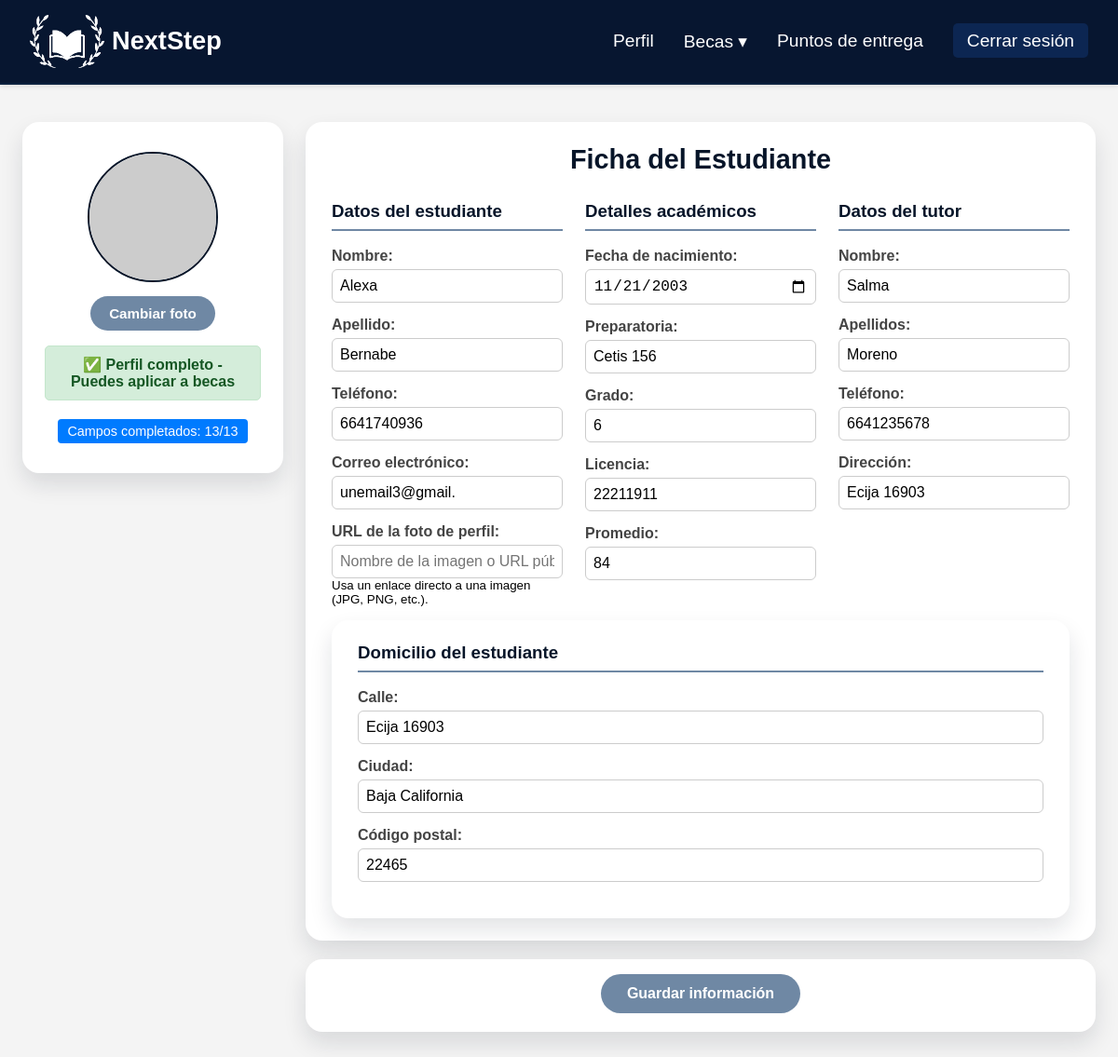
Screenshot of /Student/perfil.php (signed in) with the database file from the repository.
### tables this page shows
CREATE TABLE `student` (
  `ID_Student` int(11) NOT NULL,
  `FK_ID_User` int(11) NOT NULL,
  `Name` varchar(15) NOT NULL,
  `Last_Name` varchar(15) NOT NULL,
  `Phone_Number` varchar(15) DEFAULT NULL,
  `Email_Address` varchar(50) NOT NULL,
  `Profile_Image` text DEFAULT NULL
);

CREATE TABLE `student_details` (
  `ID_Details` int(11) NOT NULL,
  `FK_ID_Student` int(11) NOT NULL,
  `Birthdate` date DEFAULT NULL,
  `High_school` varchar(30) DEFAULT NULL,
  `Grade` varchar(5) DEFAULT NULL,
  `License` varchar(20) DEFAULT NULL,
  `Average` int(11) DEFAULT NULL
);

CREATE TABLE `tutor_data` (
  `ID_Data` int(11) NOT NULL,
  `FK_ID_Student` int(11) NOT NULL,
  `FK_ID_Dependency` int(11) NOT NULL,
  `Tutor_name` varchar(15) NOT NULL,
  `Tutor_lastname` varchar(15) NOT NULL,
  `Phone_Number` varchar(15) DEFAULT NULL,
  `Address` varchar(15) DEFAULT NULL
);

CREATE TABLE `address` (
  `ID_Address` int(11) NOT NULL,
  `FK_ID_Student` int(11) NOT NULL,
  `Street` varchar(15) NOT NULL,
  `City` varchar(15) NOT NULL,
  `Postal_Code` varchar(10) NOT NULL
);

### Student/perfil.php (the view, shortened to what the rows shown need)
<?php
include '../Conexiones/db.php';
$conexion = $conn;
$usuario_id = $_SESSION['usuario_id'];
$alumno = [];
$detalles = [];
$tutor = [];
$direccion = [];
$id_estudiante = null;
$errores_campos = [];
$post_values = [];
function e($array, $key) {
    return htmlspecialchars($array[$key] ?? '', ENT_QUOTES, 'UTF-8');
}
$sql = "SELECT * FROM student WHERE FK_ID_User = ? LIMIT 1";
$stmt = $conexion->prepare($sql);
$stmt->bind_param("i", $usuario_id);
$stmt->execute();
$result = $stmt->get_result();
if ($row = $result->fetch_assoc()) {
    $alumno = $row;
    $id_estudiante = (int)$row['ID_Student'];
} else {
    $stmt->close();
    die("Error: No se encontró tu perfil de estudiante. Esto no debería pasar. Contacta al administrador.");
}
if ($id_estudiante) {
    $sql = "SELECT * FROM student_details WHERE FK_ID_Student = ? LIMIT 1";
    $stmt = $conexion->prepare($sql);
    $stmt->bind_param("i", $id_estudiante);
    $stmt->execute();
    $result = $stmt->get_result();
    if ($row = $result->fetch_assoc()) {
        $detalles = $row;
    }
    $sql = "SELECT * FROM tutor_data WHERE FK_ID_Student = ? LIMIT 1";
    $stmt = $conexion->prepare($sql);
    $stmt->bind_param("i", $id_estudiante);
    $stmt->execute();
    $result = $stmt->get_result();
    if ($row = $result->fetch_assoc()) {
        $tutor = $row;
    }
    $sql = "SELECT * FROM address WHERE FK_ID_Student = ? LIMIT 1";
    $stmt = $conexion->prepare($sql);
    $stmt->bind_param("i", $id_estudiante);
    $stmt->execute();
    $result = $stmt->get_result();
    if ($row = $result->fetch_assoc()) {
        $direccion = $row;
    }
}
?>
<!DOCTYPE html>
<html lang="es">
<head>
    <link rel="stylesheet" href="../assets/Student/viewStudent.css">
</head>
<body>
    <div class="container">
        <form method="post" action="" enctype="multipart/form-data" id="studentForm">
            <div class="page-layout">
                <div class="main-column">
                    <div class="ns-card ns-card-section">
                        <h2 class="main-title">Ficha del Estudiante</h2>
                        <div class="form-grid">
                            <div class="form-section">
                                <div class="form-group">
                                    <label>Nombre:</label>
                                    <input type="text" name="nombre" value="<?php echo !empty($post_values) ? getValue('nombre', e($alumno, 'Name')) : e($alumno, 'Name'); ?>"
                                           placeholder="<?php echo $errores_campos['nombre'] ?? 'Nombre (puede contener espacios)'; ?>"
                                           class="<?php echo isset($errores_campos['nombre']) ? 'input-error' : ''; ?>"
                                           title="<?php echo $errores_campos['nombre'] ?? ''; ?>"
                                           required
                                           data-required="true">
                                </div>
                                <div class="form-group">
                                    <label>Apellido:</label>
                                    <input type="text" name="apellido" value="<?php echo !empty($post_values) ? getValue('apellido', e($alumno, 'Last_Name')) : e($alumno, 'Last_Name'); ?>"
                                           placeholder="<?php echo $errores_campos['apellido'] ?? 'Apellido (puede contener espacios)'; ?>"
                                           class="<?php echo isset($errores_campos['apellido']) ? 'input-error' : ''; ?>"
                                           title="<?php echo $errores_campos['apellido'] ?? ''; ?>"
                                           required
                                           data-required="true">
                                </div>
                                <div class="form-group">
                                    <label>Teléfono:</label>
                                    <input type="tel" name="telefono" value="<?php echo !empty($post_values) ? getValue('telefono', e($alumno, 'Phone_Number')) : e($alumno, 'Phone_Number'); ?>"
                                           placeholder="<?php echo $errores_campos['telefono'] ?? 'Ej. 5512345678'; ?>"
                                           class="<?php echo isset($errores_campos['telefono']) ? 'input-error' : ''; ?>"
                                           title="<?php echo $errores_campos['telefono'] ?? ''; ?>"
                                           required
                                           data-required="true">
                                </div>
                                <div class="form-group">
                                    <label>Correo electrónico:</label>
                                    <input type="email" name="correo" value="<?php echo !empty($post_values) ? getValue('correo', e($alumno, 'Email_Address')) : e($alumno, 'Email_Address'); ?>"
                                           readonly placeholder="correo@ejemplo.com"
                                           title="No se puede modificar el correo"
                                           required
                                           data-required="true">
                                </div>
                            </div>
                            <div class="form-section">
                                <div class="form-group">
                                    <label>Fecha de nacimiento:</label>
                                    <input type="date" name="fecha_nacimiento" value="<?php echo !empty($post_values) ? getValue('fecha_nacimiento', e($detalles, 'Birthdate')) : e($detalles, 'Birthdate'); ?>"
                                           class="<?php echo isset($errores_campos['fecha_nacimiento']) ? 'input-error' : ''; ?>"
                                           title="<?php echo $errores_campos['fecha_nacimiento'] ?? ''; ?>"
                                           required
                                           data-required="true">
                                </div>
                                <div class="form-group">
                                    <label>Preparatoria:</label>
                                    <input type="text" name="preparatoria" value="<?php echo !empty($post_values) ? getValue('preparatoria', e($detalles, 'High_school')) : e($detalles, 'High_school'); ?>"
                                           placeholder="<?php echo $errores_campos['preparatoria'] ?? 'Nombre de la preparatoria'; ?>"
                                           class="<?php echo isset($errores_campos['preparatoria']) ? 'input-error' : ''; ?>"
                                           title="<?php echo $errores_campos['preparatoria'] ?? ''; ?>"
                                           required
                                           data-required="true">
                                </div>
                                <div class="form-group">
                                    <label>Grado:</label>
                                    <input type="text" name="grado" value="<?php echo !empty($post_values) ? getValue('grado', e($detalles, 'Grade')) : e($detalles, 'Grade'); ?>"
                                           placeholder="<?php echo $errores_campos['grado'] ?? 'Ej. 3°'; ?>"
                                           class="<?php echo isset($errores_campos['grado']) ? 'input-error' : ''; ?>"
                                           title="<?php echo $errores_campos['grado'] ?? ''; ?>"
                                           required
                                           data-required="true">
                                </div>
                                <div class="form-group">
                                    <label>Licencia:</label>
                                    <input type="text" name="licencia" value="<?php echo !empty($post_values) ? getValue('licencia', e($detalles, 'License')) : e($detalles, 'License'); ?>"
                                           placeholder="<?php echo $errores_campos['licencia'] ?? 'Ej. B-12345'; ?>"
                                           class="<?php echo isset($errores_campos['licencia']) ? 'input-error' : ''; ?>"
                                           title="<?php echo $errores_campos['licencia'] ?? ''; ?>">
                                </div>
                                <div class="form-group">
                                    <label>Promedio:</label>
                                    <input type="number" name="promedio" value="<?php echo !empty($post_values) ? getValue('promedio', e($detalles, 'Average')) : e($detalles, 'Average'); ?>"
                                           placeholder="<?php echo $errores_campos['promedio'] ?? '0 - 100'; ?>"
                                           class="<?php echo isset($errores_campos['promedio']) ? 'input-error' : ''; ?>"
                                           title="<?php echo $errores_campos['promedio'] ?? ''; ?>"
                                           min="0" max="100">
                                </div>
                            </div>
                            <div class="form-section">
                                <div class="form-group">
                                    <label>Nombre:</label>
                                    <input type="text" name="tutor_nombre" value="<?php echo !empty($post_values) ? getValue('tutor_nombre', e($tutor, 'Tutor_name')) : e($tutor, 'Tutor_name'); ?>"
                                           placeholder="<?php echo $errores_campos['tutor_nombre'] ?? 'Nombre del tutor (puede contener espacios)'; ?>"
                                           class="<?php echo isset($errores_campos['tutor_nombre']) ? 'input-error' : ''; ?>"
                                           title="<?php echo $errores_campos['tutor_nombre'] ?? ''; ?>"
                                           required
                                           data-required="true">
                                </div>
                                <div class="form-group">
                                    <label>Apellidos:</label>
                                    <input type="text" name="tutor_apellidos" value="<?php echo !empty($post_values) ? getValue('tutor_apellidos', e($tutor, 'Tutor_lastname')) : e($tutor, 'Tutor_lastname'); ?>"
                                           placeholder="<?php echo $errores_campos['tutor_apellidos'] ?? 'Apellido del tutor (puede contener espacios)'; ?>"
                                           class="<?php echo isset($errores_campos['tutor_apellidos']) ? 'input-error' : ''; ?>"
                                           title="<?php echo $errores_campos['tutor_apellidos'] ?? ''; ?>"
                                           required
                                           data-required="true">
                                </div>
                                <div class="form-group">
                                    <label>Teléfono:</label>
                                    <input type="tel" name="tutor_telefono" value="<?php echo !empty($post_values) ? getValue('tutor_telefono', e($tutor, 'Phone_Number')) : e($tutor, 'Phone_Number'); ?>"
                                           placeholder="<?php echo $errores_campos['tutor_telefono'] ?? 'Teléfono del tutor'; ?>"
                                           class="<?php echo isset($errores_campos['tutor_telefono']) ? 'input-error' : ''; ?>"
                                           title="<?php echo $errores_campos['tutor_telefono'] ?? ''; ?>"
                                           required
                                           data-required="true">
                                </div>
                                <div class="form-group">
                                    <label>Dirección:</label>
                                    <input type="text" name="tutor_direccion" value="<?php echo !empty($post_values) ? getValue('tutor_direccion', e($tutor, 'Address')) : e($tutor, 'Address'); ?>"
                                           placeholder="<?php echo $errores_campos['tutor_direccion'] ?? 'Domicilio del tutor'; ?>"
                                           class="<?php echo isset($errores_campos['tutor_direccion']) ? 'input-error' : ''; ?>"
                                           title="<?php echo $errores_campos['tutor_direccion'] ?? ''; ?>">
                                </div>
                            </div>
                    </div>
                            <div class="ns-card ns-card-section ns-address-card">
                                <div class="form-section address">
                                    <div class="form-group">
                                        <label>Calle:</label>
                                        <input type="text" name="calle" value="<?php echo !empty($post_values) ? getValue('calle', e($direccion, 'Street')) : e($direccion, 'Street'); ?>"
                                               placeholder="<?php echo $errores_campos['calle'] ?? 'Ej. Reforma #123'; ?>"
                                               class="<?php echo isset($errores_campos['calle']) ? 'input-error' : ''; ?>"
                                               title="<?php echo $errores_campos['calle'] ?? ''; ?>"
                                               required
                                               data-required="true">
                                    </div>
                                    <div class="form-group">
                                        <label>Ciudad:</label>
                                        <input type="text" name="ciudad" value="<?php echo !empty($post_values) ? getValue('ciudad', e($direccion, 'City')) : e($direccion, 'City'); ?>"
                                               placeholder="<?php echo $errores_campos['ciudad'] ?? 'Ej. Guadalajara'; ?>"
                                               class="<?php echo isset($errores_campos['ciudad']) ? 'input-error' : ''; ?>"
                                               title="<?php echo $errores_campos['ciudad'] ?? ''; ?>"
                                               required
                                               data-required="true">
                                    </div>
                                    <div class="form-group">
                                        <label>Código postal:</label>
                                        <input type="text" name="codigo_postal" value="<?php echo !empty($post_values) ? getValue('codigo_postal', e($direccion, 'Postal_Code')) : e($direccion, 'Postal_Code'); ?>"
                                               placeholder="<?php echo $errores_campos['codigo_postal'] ?? 'Ej. 22000'; ?>"
                                               class="<?php echo isset($errores_campos['codigo_postal']) ? 'input-error' : ''; ?>"
                                               title="<?php echo $errores_campos['codigo_postal'] ?? ''; ?>"
                                               required
                                               data-required="true">
                                    </div>
                                </div>
                            </div>
                        </div>
                    </div>
                </div>
            </div>
</body>
</html>

### rows the page displays
student: nombre "Alexa", apellido "Bernabe", telefono "6641740936", correo "unemail3@gmail."
student_details: fecha_nacimiento "11/21/2003", preparatoria "Cetis 156", grado "6", licencia "22211911", promedio "84"
tutor_data: tutor_nombre "Salma", tutor_apellidos "Moreno", tutor_telefono "6641235678", tutor_direccion "Ecija 16903"
address: calle "Ecija 16903", ciudad "Baja California", codigo_postal "22465"
